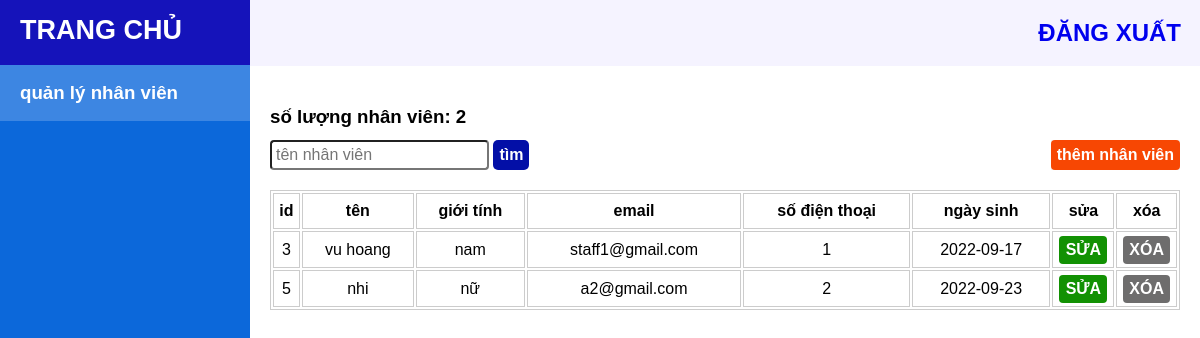
Page /admin/home_page/staff/staff.php?id=16 on the committed database.
### tables this page shows
CREATE TABLE `staff_table16` (
  `staff_id` int(6) NOT NULL,
  `gender` char(3) DEFAULT NULL,
  `name` varchar(50) DEFAULT NULL,
  `email` varchar(50) DEFAULT NULL,
  `phone_num` varchar(50) DEFAULT NULL,
  `birth` date DEFAULT NULL
);

### admin/home_page/staff/staff.php (the view, shortened to what this page needs)
<!DOCTYPE html>
<html lang="en">
<head>
    <link rel="stylesheet" href="../home_page_style.css">
    <link rel="stylesheet" href="./staff.css">
</head>
<body>
<?php
$id = $_GET['id'];
require_once '../connect.php';
$table_name = 'staff_table'.$id;
$count_staff = "select count('staff_id') from $table_name";
$count_staff_query = mysqli_query($connect, $count_staff);
$count_staff_string = mysqli_fetch_array($count_staff_query);
$find = '';
$list_staff = "select * from $table_name where name like '%$find%'";
$list_staff_query = mysqli_query($connect, $list_staff);
?>
<div id="wrapper">
    <div id="sidebar-wrapper">
        <ul class="sidebar-nav">
            <li class="sidebar-brand">
                <h2><a href="http://localhost/my_project/admin/home_page/home_page.php?id=<?php echo $id ?>">
                    TRANG CHỦ
                </a></h2>
            </li>
            <li>
                <h3><a href="http://localhost/my_project/admin/home_page/staff/staff.php?id=<?php echo $id ?>" class = "sidebar_link index">quản lý nhân viên</a></h3>
            </li>
            <li>
                <h3><a href="#" class = "sidebar_link"></a></h3>
            </li>
            <li>
                <h3><a href="#" class = "sidebar_link"></a></h3>
            </li>
            <li>
                <h3><a href="#" class = "sidebar_link"></a></h3>
            </li>
            <li>
                <h3><a href="#" class = "sidebar_link"></a></h3>
            </li>
            <li>
                <h3><a href="#" class = "sidebar_link"></a></h3>
            </li>
            <li>
                <h3><a href="#" class = "sidebar_link"></a></h3>
            </li>
        </ul>
    </div>
    <div class="main">
        <div class="header">
            <h2> <a href="http://localhost/my_project/admin/" class="header_link"> ĐĂNG XUẤT</a></h2>
        </div>
        <div class="main_content">
            <div class="staff_content_header">
                <div class="staff_content_header_item">
                    <h3 class="amount_staff">số lượng nhân viên: <?php echo $count_staff_string[0] ?></h3>
                    <form class="find_staff">
                        <input type="search" name = "find" placeholder="tên nhân viên" class="find_staff_input">
                        <button type="submit" class="find_staff_button">tìm</button>
                    </form>
                </div>
                <div class="staff_content_header_item">
                <button class="add_button"><a href="./add_staff.php?id=<?php echo $id ?>" class="add_button_link">thêm nhân viên</a></button>
                </div>
            </div>
            <div class="staff_content_list">
                    <table class="staff_list_table">
                        <tr>
                            <th class="staff_list_title">id</th>
                            <th class="staff_list_title">tên</th>
                            <th class="staff_list_title">giới tính</th>
                            <th class="staff_list_title">email</th>
                            <th class="staff_list_title">số điện thoại</th>
                            <th class="staff_list_title">ngày sinh</th>
                            <th class="staff_list_title">sửa</th>
                            <th class="staff_list_title">xóa</th>
                        </tr>
                        <?php foreach ($list_staff_query as  $value): ?>
                            <tr>
                                <td class="staff_list_title"><?php echo $value['staff_id'] ?></td>
                                <td class="staff_list_title"><?php echo $value['name'] ?></td>
                                <td class="staff_list_title"><?php echo $value['gender'] ?></td>
                                <td class="staff_list_title"><?php echo $value['email'] ?></td>
                                <td class="staff_list_title"><?php echo $value['phone_num'] ?></td>
                                <td class="staff_list_title"><?php echo $value['birth'] ?></td>
                                <td><button class="staff_button"><a href="./update_staff.php?id=<?php echo $value['staff_id'] ?>&table_name=<?php echo $table_name ?>" class="staff_link update">SỬA</a></button></td>
                                <td><button class="staff_button"><a href="delete.php?id=<?php echo $value['staff_id'] ?>&table_name=<?php echo $table_name ?>" class="staff_link delete">XÓA</a></button></td>
                            </tr>
                        <?php endforeach ?>
                    </table>
                </div>
        </div>
    </div>
</div>
</body>
</html>

### admin/home_page/home_page_style.css (style rules this page uses)
* { padding: 0; margin: 0; box-sizing: border-box; }
html { scroll-behavior: smooth; font-family: Arial, Helvetica, sans-serif; }
#sidebar-wrapper { overflow-x: hidden; z-index: 1000; position: fixed; left: 250px; width: 0; height: 100%; margin-left: -250px; overflow-y: auto; background: #0362d9f5; }
.sidebar-nav { position: absolute; top: 0; width: 250px; margin: 0; padding: 0; list-style: none; }
.sidebar-nav li { text-indent: 20px; line-height: 40px; }
.sidebar-nav li a { display: block; text-decoration: none; color:#ffffff;; }
.sidebar_link { padding: 8px 0px; }
.sidebar-nav > .sidebar-brand { height: 65px; font-size: 18px; line-height: 60px; background-color: #0805df; }
.sidebar-nav > .sidebar-brand a { height: 65px; color: #fff; }
@media (min-width:768px) { #wrapper { padding-left: 250px; } }
@media (min-width:768px) { #sidebar-wrapper { width: 250px; } }
.header { justify-content: end; background-color: #6d5af812; display: flex; }
.header_link { width: fit-content; padding: 19px; text-decoration: none; display: block; }

### admin/home_page/staff/staff.css (style rules this page uses)
.index { background-color: rgba(255,255,255,0.2 ) !important; }
.staff_content_header { justify-content: space-between; display: flex; padding: 40px 20px 0px; align-items: flex-end; }
.find_staff { margin-top: 12px; }
.find_staff_input { font-size: 16px; padding: 4px; border-radius: 4px; }
.find_staff_button { padding: 6px; border: none; font-size: 16px; font-weight: 700; color: #fff; background-color: #030fa7; border-radius: 5px; }
.add_button { border: none; }
.add_button_link { color: #fff; text-decoration: none; padding: 6px; display: block; background-color: #f74703; font-size: 16px; font-weight: 700; border-radius: 4px; }
.staff_content_list { padding: 20px; }
.staff_list_table { width: 100%; border: 1px solid #ccc; }
.staff_list_title { border: 1px solid #ccc; text-align: center; padding: 8px 0px; }
.staff_button { background-color: #fff; justify-content: center; display: flex; width: 100%; height: 37px; align-items: center; border: 1px solid #ccc; }
.staff_link { border-radius: 4px; width: 80%; text-decoration: none; font-size: 16px; justify-content: center; display: flex; height: 80%; align-items: center; font-weight: 900; }
.update { background-color: #129103; color: #fff; }
.delete { color: #FFF; background-color: #6e6d6d; }

### rows in the picture
staff_table16: staff_id "3", name "vu hoang", gender "nam", email "staff1@gmail.com", phone_num "1", birth "2022-09-17"
staff_table16: staff_id "5", name "nhi", gender "nữ", email "a2@gmail.com", phone_num "2", birth "2022-09-23"

### other values in the picture
$count_staff_string[0] "2"
